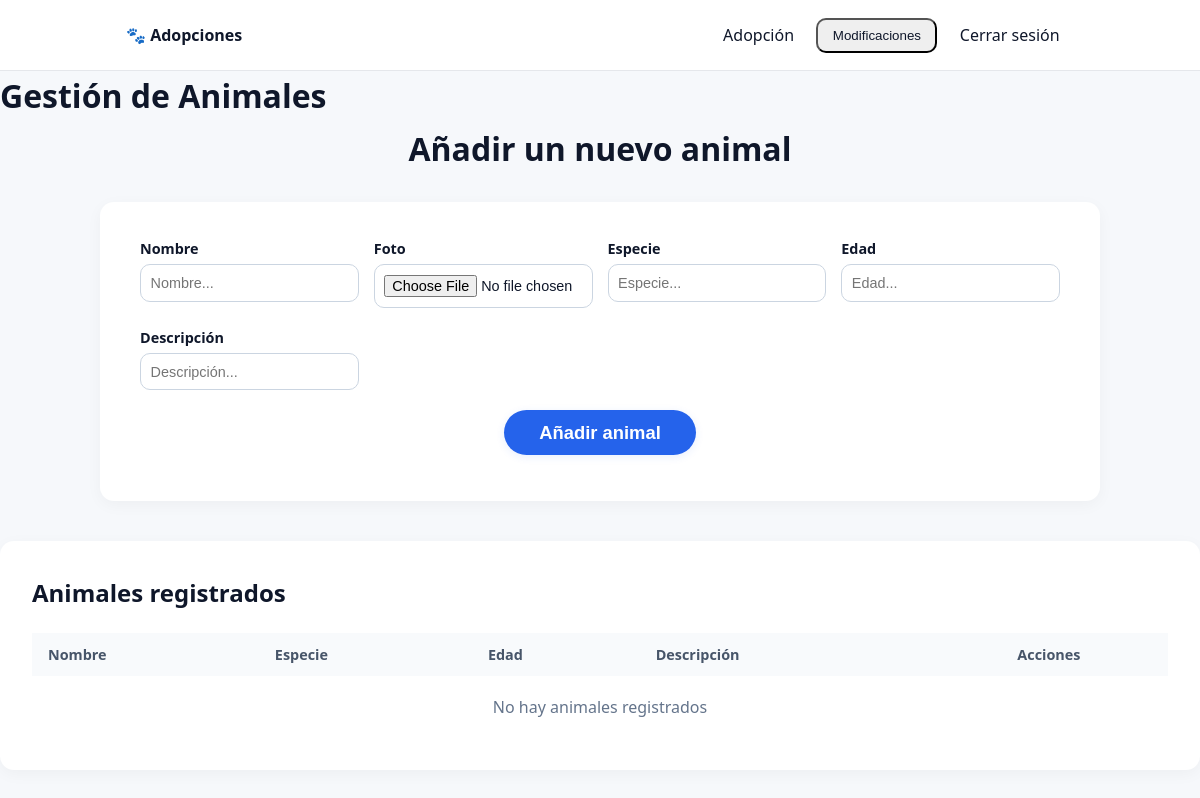
Before: /index.php?controlador=animales&action=home (signed in) with the older database file.
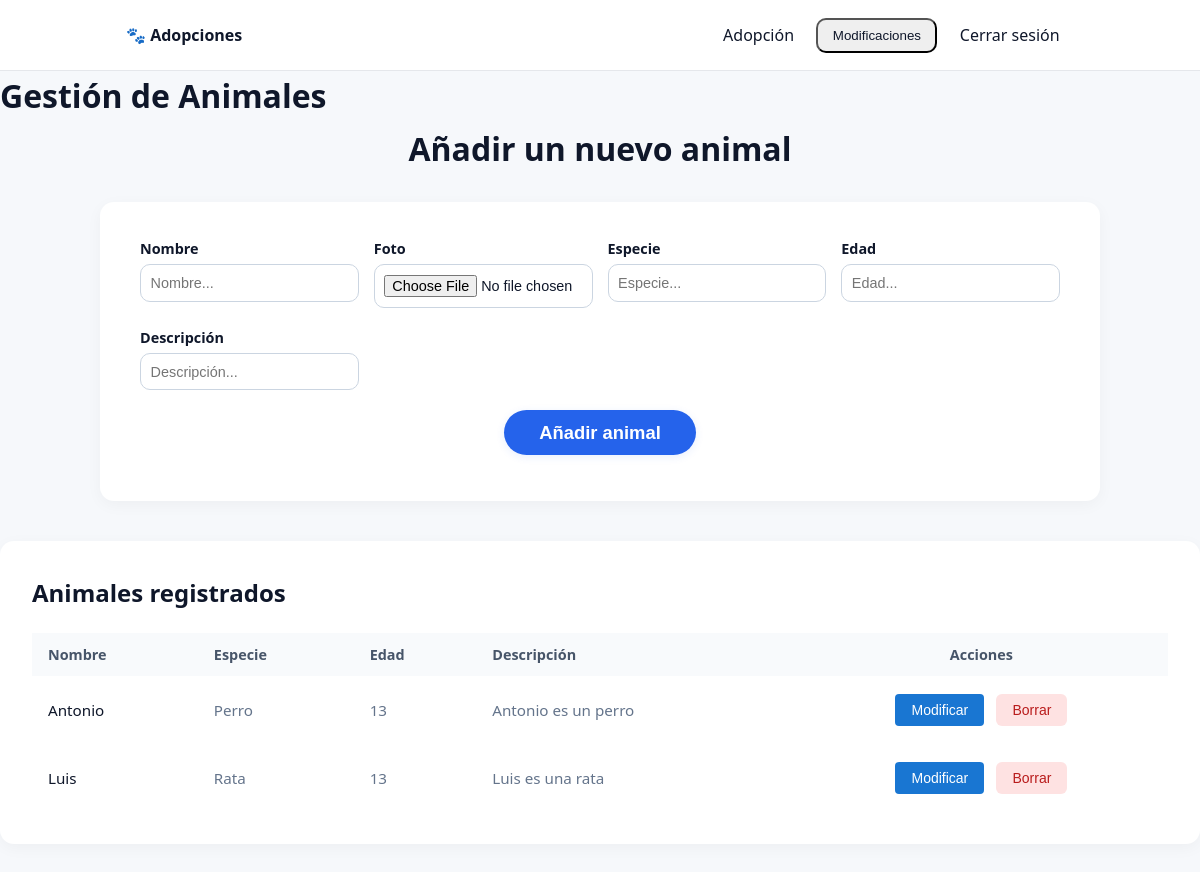
After: the same page with the newer database file.
### tables this page shows
CREATE TABLE `animales` (
  `imagen` varchar(255) NOT NULL,
  `fecha_subida` date NOT NULL,
  `nombre_animal` varchar(255) NOT NULL,
  `descripcion` varchar(255) NOT NULL,
  `id_usuario` int(100) NOT NULL,
  `especie` varchar(255) NOT NULL,
  `edad` int(100) NOT NULL,
  `id_animal` int(50) NOT NULL
);

### controller/animales_controller.php (called while the page is built, shortened)
<?php
function home()
{
    require_once('model/animales_model.php');
    $model = new AnimalesModel();
    $users = $model->mostrarAnimales();
    require_once('views/animales_view.php');
}

### model/conectar.php (called while the page is built)
<?php
class Conectar
{
    public static function conexion()
    {
        try {
            $host = "localhost";
            $user = "root";
            $pass = "";
            $db_name = "adopciones";
            $db = new mysqli($host, $user, $pass, $db_name);
            $db->set_charset('utf8mb4');
            return $db;
        } catch (mysqli_sql_exception $e) {
            throw new Exception('Error de conexión ' . $e->getMessage());
        }
    }
}

### model/animales_model.php (called while the page is built, shortened)
<?php
class AnimalesModel
{
    private mysqli $db;
    public function __construct()
    {
        require_once('model/conectar.php');
        $this->db = Conectar::conexion();
    }
    public function mostrarAnimales(): array
    {
        try {
            $stmt = $this->db->prepare("SELECT * FROM animales");
            $stmt->execute();
            $animales = $stmt->get_result()->fetch_all(MYSQLI_ASSOC);
            return $animales;
        } catch (mysqli_sql_exception $e) {
            return array();
        }
    }
}

### views/animales_view.php (the view, shortened to what this page needs)
<?php require_once("views/menu_view.php");
?>
<h1>Gestión de Animales</h1>
<?php
if (isset($_SESSION['usuario'])) {
?>
    <h1 style="text-align:center;">Añadir un nuevo animal</h1>
    <section class="form-user" style="max-width:1000px; margin:32px auto 0 auto; background:#fff; border-radius:14px; box-shadow:0 4px 16px rgba(2,6,23,0.04); padding:2rem 2.5rem;">
        <form action="index.php?controlador=animales&action=insertarAnimales" method="post" enctype="multipart/form-data" style="width:100%;">
            <div style="display:grid; grid-template-columns: repeat(4, 1fr); gap:15px; margin-bottom:20px;">
                <div>
                    <label for="nombre" style="font-weight:600; margin-bottom:6px; display:block; font-size:0.9rem;">Nombre</label>
                    <input type="text" name="nombre_animal" id="nombre" placeholder="Nombre..." style="width:100%; padding:0.6rem; border:1px solid #cbd5e1; border-radius:10px; font-size:0.9rem; background:#fff;" required />
                </div>
                <div>
                    <label for="foto" style="font-weight:600; margin-bottom:6px; display:block; font-size:0.9rem;">Foto</label>
                    <input type="file" name="foto" id="foto" accept="image/*" style="width:100%; padding:0.6rem; border:1px solid #cbd5e1; border-radius:10px; font-size:0.9rem; background:#fff;" />
                </div>
                <div>
                    <label for="especie" style="font-weight:600; margin-bottom:6px; display:block; font-size:0.9rem;">Especie</label>
                    <input type="text" name="especie" id="especie" placeholder="Especie..." style="width:100%; padding:0.6rem; border:1px solid #cbd5e1; border-radius:10px; font-size:0.9rem; background:#fff;" required />
                </div>
                <div>
                    <label for="edad" style="font-weight:600; margin-bottom:6px; display:block; font-size:0.9rem;">Edad</label>
                    <input type="text" name="edad" id="edad" placeholder="Edad..." style="width:100%; padding:0.6rem; border:1px solid #cbd5e1; border-radius:10px; font-size:0.9rem; background:#fff;" required />
                </div>
                <div>
                    <label for="descripcion" style="font-weight:600; margin-bottom:6px; display:block; font-size:0.9rem;">Descripción</label>
                    <input type="text" name="descripcion" id="descripcion" placeholder="Descripción..." style="width:100%; padding:0.6rem; border:1px solid #cbd5e1; border-radius:10px; font-size:0.9rem; background:#fff;" required />
                </div>
            </div>
            <div style="display:flex; justify-content:center; align-items:center;">
                <button type="submit" name="crearAnimal" class="btn-crear" style="background:#2563eb; color:#fff; font-size:1.15rem; border-radius:30px; padding:0.7rem 2.2rem; font-weight:600; border:none; box-shadow:0 2px 8px rgba(37,99,235,0.10); cursor:pointer;">Añadir animal</button>
            </div>
        </form>
    </section>
<?php
}
?>
<section style="max-width:1200px; margin:40px auto; background:#fff; border-radius:14px; box-shadow:0 4px 16px rgba(2,6,23,0.04); padding:2rem;">
    <h3 style="font-size:1.5rem; font-weight:700; margin-bottom:1.5rem; color:#0f172a;">Animales registrados</h3>
    <table style="width:100%; border-collapse:separate; border-spacing:0;">
        <thead>
            <tr style="background:#f8fafc; border-bottom:2px solid #e2e8f0;">
                <th style="padding:12px 16px; text-align:left; font-weight:600; font-size:0.9rem; color:#475569;">Nombre</th>
                <th style="padding:12px 16px; text-align:left; font-weight:600; font-size:0.9rem; color:#475569;">Especie</th>
                <th style="padding:12px 16px; text-align:left; font-weight:600; font-size:0.9rem; color:#475569;">Edad</th>
                <th style="padding:12px 16px; text-align:left; font-weight:600; font-size:0.9rem; color:#475569;">Descripción</th>
                <?php if (isset($_SESSION['usuario'])) { ?>
                    <th style="padding:12px 16px; text-align:center; font-weight:600; font-size:0.9rem; color:#475569;">Acciones</th>
                <?php } ?>
            </tr>
        </thead>
        <tbody>
            <?php if (!empty($users)) {
                foreach ($users as $animal) {
                    console_log($animal) ?>
                    <tr data-nombre="<?php echo htmlspecialchars($animal['nombre_animal']); ?>" style="border-bottom:1px solid #f1f5f9; transition:background 0.2s;" onmouseover="this.style.background='#f8fafc'" onmouseout="this.style.background='#fff'">
                        <td style="padding:14px 16px; font-size:0.95rem; color:#0f172a; font-weight:500;"><?php echo htmlspecialchars($animal['nombre_animal']); ?></td>
                        <td style="padding:14px 16px; font-size:0.95rem; color:#64748b;"><?php echo htmlspecialchars($animal['especie']); ?></td>
                        <td style="padding:14px 16px; font-size:0.95rem; color:#64748b;"><?php echo htmlspecialchars($animal['edad']); ?></td>
                        <td style="padding:14px 16px; font-size:0.95rem; color:#64748b;"><?php echo htmlspecialchars($animal['descripcion']); ?></td>
                        <?php if (isset($_SESSION['usuario'])) { ?>
                            <td style="padding:14px 16px; text-align:center;">
                                <button class="btn-modificar btn-modificar-Animales"
                                    data-id_animal="<?php echo $animal['id_animal']; ?>"
                                    data-imagen="<?php echo $animal['imagen']; ?>"
                                    data-fecha_subida="<?php echo $animal['fecha_subida']; ?>"
                                    data-nombre_animal="<?php echo $animal['nombre_animal'] ?>"
                                    data-especie="<?php echo $animal['especie'] ?>"
                                    data-edad="<?php echo $animal['edad'] ?>"
                                    data-descripcion="<?php echo $animal['descripcion'] ?>"
                                    style="margin-right:8px;">
                                    Modificar
                                </button>
                                <button class="btn-borrar btn-borrar-animal"
                                    data-id_animal="<?php echo $animal['id_animal']; ?>"
                                    data-nombre="<?php echo htmlspecialchars($animal['nombre_animal']); ?>">
                                    Borrar
                                </button>
                            </td>
                        <?php } ?>
                    </tr>
                <?php }
            } else { ?>
                <tr>
                    <td colspan="<?php echo isset($_SESSION['usuario']) ? '5' : '4'; ?>" style="padding:20px; text-align:center; color:#64748b;">No hay animales registrados</td>
                </tr>
            <?php } ?>
        </tbody>
    </table>
</section>

### index.php (shortened to what this page needs)
<!DOCTYPE html>
<html lang="es">
<head>
  <link rel="stylesheet" href="style.css">
</head>
<body>
  <?php
  require_once("controller/front_controller.php");
  ?>
</body>
</html>

### controller/front_controller.php (shortened to what this page needs)
<?php
$action = DEFAULT_ACTION;
if (!empty($_GET['action'])) {
    $action = $_GET['action'];
}
try {
    if (is_callable($action)) {
        $action();
    } else {
        throw new Exception('La acción no existe - 404 not found');
    }
} catch (\Throwable $e) {
    console_log($e->getMessage());
}

### views/menu_view.php (shortened to what this page needs)
<header>
    <div class="container" style="display:flex;align-items:center;gap:1rem;">
        <div class="brand">🐾 Adopciones</div>
        <?php if (!isset($_SESSION['usuario'])) { ?>
            <nav>
                <a href="index.php?controlador=usuarios&action=home" class="tab" data-view="adopcion">Adopción</a>
                <a href="index.php?controlador=usuarios&action=login" class="tab" data-view="login">Iniciar sesión</a>
                <a href="index.php?controlador=usuarios&action=contacto" class="tab" data-view="contacto">Contacto</a>
            </nav>
        <?php } else if (isset($_SESSION['usuario'])) { ?>
            <nav>
                <a href="index.php?controlador=usuarios&action=home" class="tab" data-view="adopcion">Adopción</a>
                <div class="dropdown">
                    <button class="dropbtn tab">Modificaciones</button>
                </div>
                <a href="index.php?controlador=usuarios&action=cerrarSesion" class="tab" data-view="contacto">Cerrar sesión</a>
            </nav>
        <?php } ?>
    </div>
</header>

### style.css (style rules this page uses)
.btn-borrar { background-color: #fee2e2; color: #b91c1c; border: none; padding: 8px 16px; border-radius: 6px; cursor: pointer; font-size: 14px; font-weight: 500; transition: background 0.2s; margin: 4px 0; }
:root { --bg: #f6f8fb; --card: #fff; --line: #e5e7eb; --text: #0f172a; --muted: #64748b; --brand: #2563eb; }
* { box-sizing: border-box; }
body { margin: 0; font-family: system-ui, -apple-system, Segoe UI, Roboto, Arial, sans-serif; background: var(--bg); color: var(--text); }
.container { max-width: 980px; margin: 0 auto; padding: 1rem; }
header { position: sticky; top: 0; z-index: 10; background: var(--card); border-bottom: 1px solid var(--line); }
nav { display: flex; gap: 0.5rem; align-items: center; }
.brand { font-weight: 800; margin-right: auto; }
.tab { display: inline-block; padding: 0.5rem 0.9rem; border-radius: 10px; text-decoration: none; color: var(--text); cursor: pointer; }
h1, h2, h3 { margin: 0.2rem 0 0.6rem; }
form label { display: block; margin: 0.35rem 0 0.2rem; font-weight: 600; }
input[type="text"], input[type="password"], input[type="email"], textarea { width: 100%; padding: 0.6rem; border: 1px solid #cbd5e1; border-radius: 10px; font-size: 0.95rem; }
.dropdown { position: relative; }
.btn-modificar { background-color: #0ea5e9; color: white; border: none; padding: 8px 16px; border-radius: 6px; cursor: pointer; font-size: 14px; font-weight: 500; transition: all 0.2s; }
.btn-modificar { padding: 8px 16px; background: #1976d2; color: #fff; border: none; border-radius: 4px; cursor: pointer; margin: 4px 0; transition: background 0.2s; }

Changed rows visible on the page:
added animales: nombre_animal "Antonio", especie "Perro", edad "13", descripcion "Antonio es un perro"
added animales: nombre_animal "Luis", especie "Rata", edad "13", descripcion "Luis es una rata"
Other visible differences:
text no longer shown: "No hay animales registrados"
